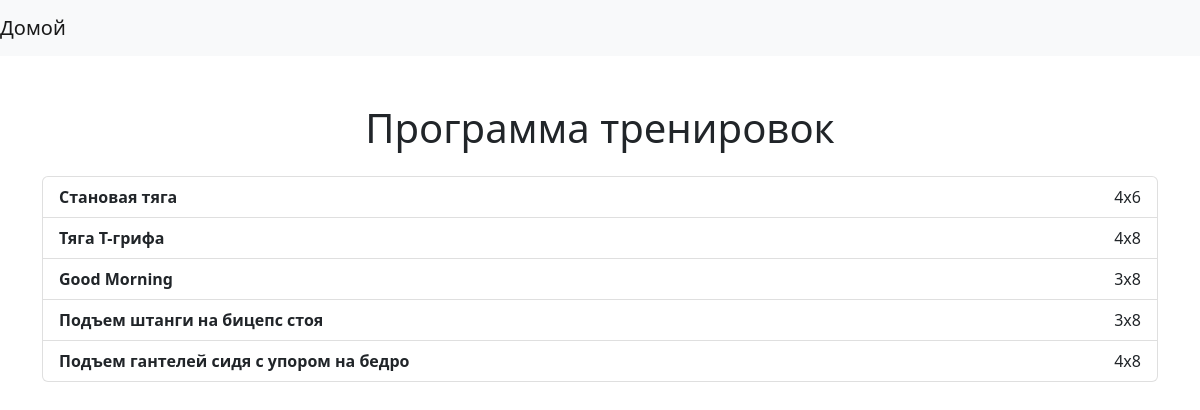
Page /combinations/intensity/workouts/2 on the committed database.
### models.py (models this page shows)
class Base(DeclarativeBase):
    pass

class Workouts(Base):
    __tablename__ = "workouts"
    id: Mapped [intpk]
    exercise: Mapped[str]
    intensity: Mapped[int] = mapped_column(ForeignKey('intensity.id'))
    periodicity: Mapped[str]
    combination_id:  Mapped[int] = mapped_column(ForeignKey('combinations_muscles_types.id'))
    training_number: Mapped[int]

### main.py (the view)
@app.get("/combinations/intensity/workouts/{id}", response_class=HTMLResponse)
async def enter_combination(request: Request, id: int):
    workouts = get_workouts(id)
    return templates.TemplateResponse(name="user_workouts.html", context={"request":request, "workouts": workouts})

### templates/user_workouts.html (shortened to what this page needs)
{% extends "base.html" %}
{% block content %}
<div class="container mt-5">
    <h1 class="text-center mb-4">Программа тренировок</h1>
    <ul class="list-group">
        {% for tren in workouts %}
        <li class="list-group-item d-flex flex-column justify-content-between align-items-start workout-block" data-video="{{ tren.youtube }}">
            <div class="d-flex w-100 justify-content-between">
                <span class="fw-bold me-3">{{ tren.title }}</span>
                <span class="text-end" style="width: 120px;">{{ tren.per }}</span>
            </div>
        </li>
        {% endfor %}
    </ul>
</div>
{% endblock %}

### rows in the picture
Workouts: title "Становая тяга", per "4x6"
Workouts: title "Тяга Т-грифа", per "4x8"
Workouts: title "Good Morning", per "3x8"
Workouts: title "Подъем штанги на бицепс стоя", per "3x8"
Workouts: title "Подъем гантелей сидя с упором на бедро", per "4x8"
